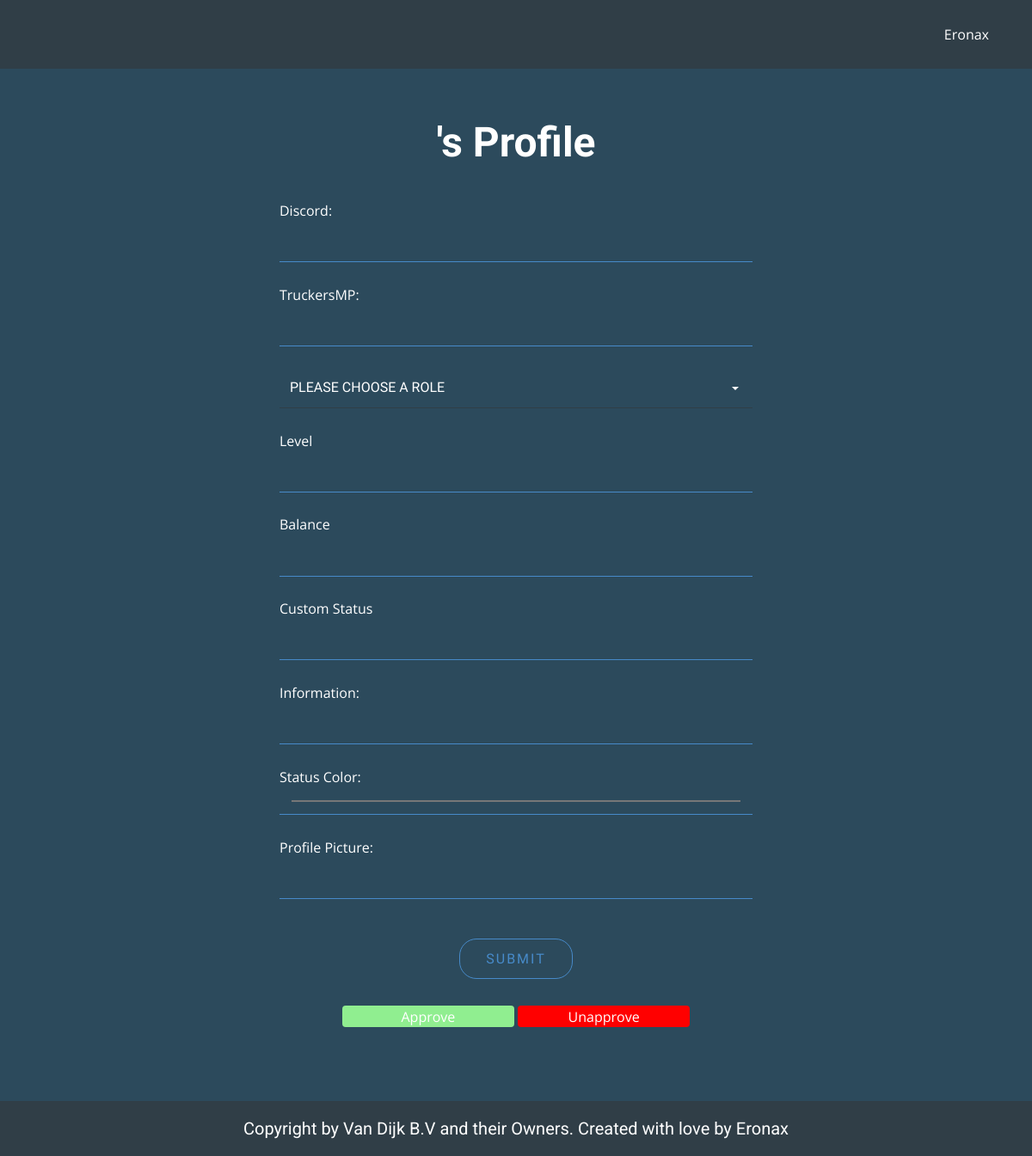
The app's page /staff_edit.php (signed in), older data.
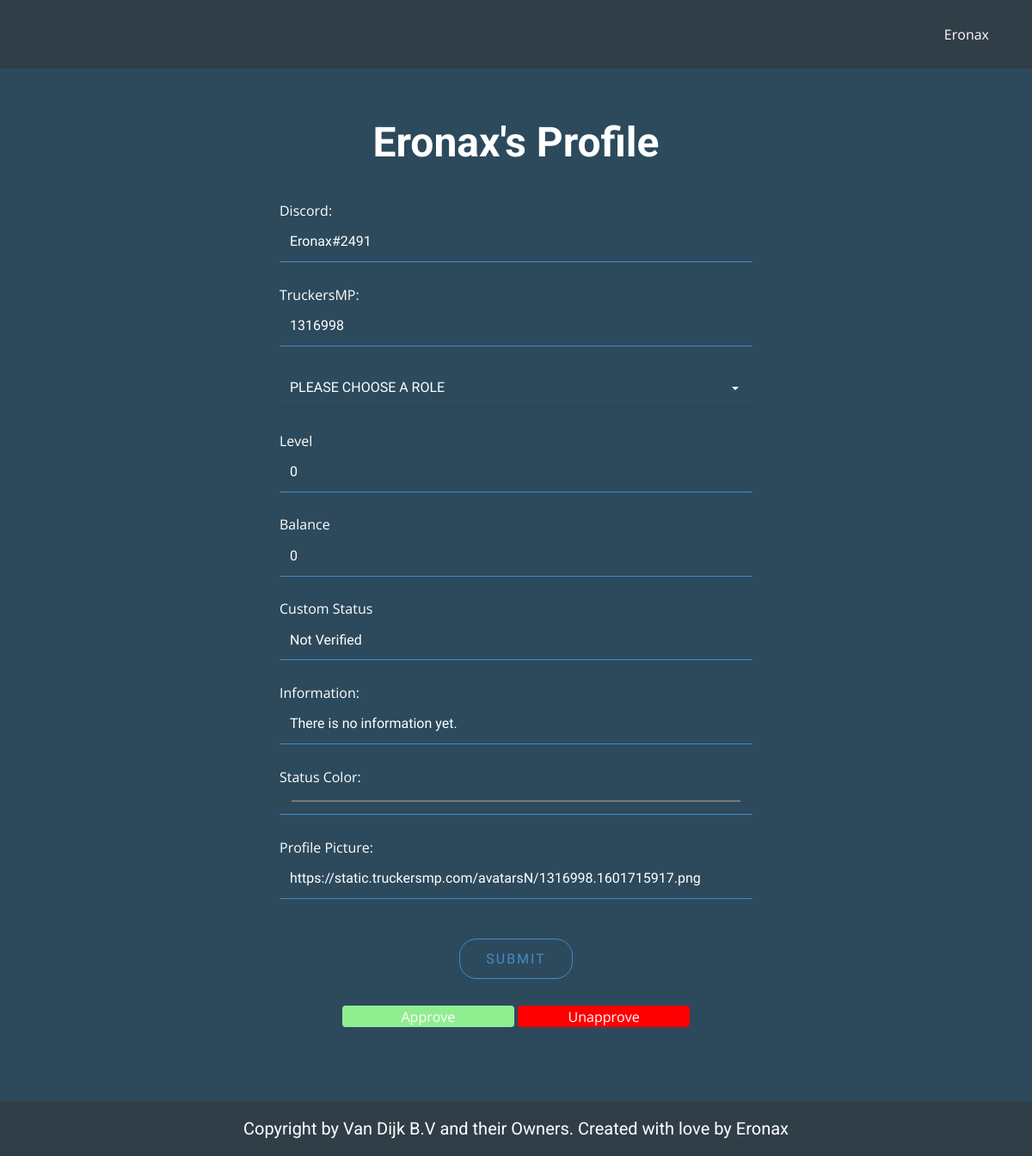
The same page, newer data.
### tables this page shows
CREATE TABLE IF NOT EXISTS `users` (
  `id` int(11) NOT NULL AUTO_INCREMENT,
  `username` tinytext NOT NULL,
  `password` tinytext NOT NULL,
  `role_id` int(11) NOT NULL DEFAULT 22,
  `status` tinytext NOT NULL DEFAULT 'Not Verified',
  `discord` tinytext NOT NULL,
  `truckersmp` int(50) NOT NULL,
  `user_pb` text NOT NULL DEFAULT 'https://moonvillageassociation.org/wp-content/uploads/2018/06/default-profile-picture1.jpg',
  `information_color` varchar(50) NOT NULL DEFAULT '#fffff',
  `information` text NOT NULL DEFAULT 'There is no information yet.',
  `last_online` timestamp NOT NULL DEFAULT current_timestamp(),
  `role_update` timestamp NOT NULL DEFAULT current_timestamp(),
  `updated_at` timestamp NOT NULL DEFAULT current_timestamp(),
  `created_at` timestamp NOT NULL DEFAULT current_timestamp(),
  PRIMARY KEY (`id`),
  UNIQUE KEY `username` (`username`) USING HASH,
  KEY `FK_users_roles` (`role_id`),
  CONSTRAINT `FK_users_roles` FOREIGN KEY (`role_id`) REFERENCES `roles` (`id`) ON DELETE NO ACTION ON UPDATE NO ACTION
);

CREATE TABLE IF NOT EXISTS `levels` (
  `id` int(11) NOT NULL AUTO_INCREMENT,
  `username` varchar(50) NOT NULL,
  `level` int(11) NOT NULL DEFAULT 0,
  `timestamp` timestamp NOT NULL DEFAULT current_timestamp() ON UPDATE current_timestamp(),
  PRIMARY KEY (`id`)
);

CREATE TABLE IF NOT EXISTS `banks` (
  `id` int(11) NOT NULL AUTO_INCREMENT,
  `user_id` int(11) NOT NULL,
  `username` varchar(50) NOT NULL,
  `balance` int(11) NOT NULL DEFAULT 0,
  `updated_at` timestamp NOT NULL DEFAULT current_timestamp() ON UPDATE current_timestamp(),
  `created_at` timestamp NOT NULL DEFAULT current_timestamp(),
  PRIMARY KEY (`id`)
);

### public/staff_edit.php (called while the page is built, shortened)
<?php
include '../app/database.php';
include '../app/config.php';
if (isset($_GET['id'])) {
    $current_id = $_GET['id'];
} else {
    $current_id = $_SESSION['id'];
}
$all_user_information = get_profile_information($con, $current_id);
$loggeduser = $_SESSION['name'];
$get_user_perms_edit = check_user_perms_edit($con, $loggeduser);
require '../views/staff_edit.view.php';

### app/database.php (called while the page is built, shortened)
<?php
function get_profile_information($con, $current_id)
{
    $query = "SELECT users.id, users.last_online, users.password, users.role_id AS 'roleid', users.username, users.status, tokens.token, users.discord, users.truckersmp, users.user_pb, users.information_color, users.information, users.created_at, roles.id AS 'role_id', roles.name AS 'role_name', roles.color AS 'role_color', levels.level, banks.balance, roles.perms AS 'perms'
    FROM users
    JOIN roles ON users.role_id=roles.id
    JOIN levels ON users.id=levels.id
    JOIN banks ON users.id=banks.id
    JOIN tokens on tokens.used_by=users.username
    WHERE users.id='$current_id'";
    $result = $con->query($query);
    $get_profile_information = $result->fetch_assoc();
    return $get_profile_information;
}
function check_user_perms_edit($con, $loggeduser)
{
    $query = "SELECT roles.perms
    FROM users
    JOIN roles ON users.role_id=roles.id
    WHERE users.username='$loggeduser'";
    $result = $con->query($query);
    $get_user_perms_edit = $result->fetch_assoc();
    return $get_user_perms_edit;
}

### views/staff_edit.view.php (the view, shortened to what the changed rows need)
<!DOCTYPE html>
<html style="font-size: 16px;">
<head>
  <link rel="stylesheet" href="../views/css/nicepage_add.css" media="screen">
  <link rel="stylesheet" href="../views/css/add.css" media="screen">
  <link rel="stylesheet" href="../views/css/button.css" media="screen">
</head>
<body class="u-body">
  <section class="u-align-center u-clearfix u-custom-color-2 u-section-1" id="sec-58b6">
    <div class="u-clearfix u-sheet u-sheet-1">
      <h1 class="u-text u-text-1"><?php echo $all_user_information['username'] ?>'s Profile</h1>
      <div class="u-form u-form-1">
        <form action="../app/classes/staff_edit.php?id=<?php echo $all_user_information['id'] ?>" method="POST" class="u-clearfix u-form-spacing-20 u-inner-form" style="padding: 10px" source="custom" name="form">
          <div class="u-form-group u-form-name">
            <label for="name-3b9a" class="u-label">Discord:</label>
            <input type="text" value="<?php echo $all_user_information['discord'] ?>" id="name-3b9a" name="discord" class="u-border-1 u-border-no-left u-border-no-right u-border-no-top u-border-palette-1-base u-custom-font u-font-raleway u-input u-input-rectangle u-input-1" required="">
          </div>
          <br>
          <div class="u-form-group u-form-name">
            <label for="name-3b9a" class="u-label">TruckersMP:</label>
            <input type="text" value="<?php echo $all_user_information['truckersmp'] ?>" id="name-3b9a" name="truckersmp" class="u-border-1 u-border-no-left u-border-no-right u-border-no-top u-border-palette-1-base u-custom-font u-font-raleway u-input u-input-rectangle u-input-1" required="">
          </div>
          <br>
          <br>
          <div class="u-form-group u-form-group-3">
            <label for="text-8b2a" class="u-label">Level</label>
            <input type="text" value="<?php echo $all_user_information['level'] ?>" id="text-8b2a" name="level" class="u-border-1 u-border-no-left u-border-no-right u-border-no-top u-border-palette-1-base u-custom-font u-font-raleway u-input u-input-rectangle u-input-1" required="">
          </div>
          <br>
          <div class="u-form-group u-form-group-3">
            <label for="text-8b2a" class="u-label">Balance</label>
            <input type="text" value="<?php echo $all_user_information['balance'] ?>" id="text-8b2a" name="balance" class="u-border-1 u-border-no-left u-border-no-right u-border-no-top u-border-palette-1-base u-custom-font u-font-raleway u-input u-input-rectangle u-input-1" required="" <?php if ($get_user_perms_edit['perms'] < 89) { ?> disabled <?php } ?>>
          </div>
          <br>
          <div class="u-form-group u-form-group-3">
            <label for="text-8b2a" class="u-label">Custom Status</label>
            <input type="text" value="<?php echo $all_user_information['status'] ?>" id="text-8b2a" name="status" class="u-border-1 u-border-no-left u-border-no-right u-border-no-top u-border-palette-1-base u-custom-font u-font-raleway u-input u-input-rectangle u-input-1" required="" <?php if ($get_user_perms_edit['perms'] < 89) { ?> disabled <?php } ?>>
          </div>
          <br>
          <div class="u-form-email u-form-group">
            <label for="email-3b9a" class="u-label">Information:</label>
            <input type="text" value="<?php echo $all_user_information['information'] ?>" id="email-3b9a" name="information" class="u-border-1 u-border-no-left u-border-no-right u-border-no-top u-border-palette-1-base u-custom-font u-font-raleway u-input u-input-rectangle u-input-1" required="">
          </div>
          <br>
          <div class="u-form-group u-form-group-3">
            <label for="text-8b2a" class="u-label">Status Color:</label>
            <input type="color" value="<?php echo $all_user_information['information_color'] ?>" id="text-8b2a" name="information_color" class="u-border-1 u-border-no-left u-border-no-right u-border-no-top u-border-palette-1-base u-custom-font u-font-raleway u-input u-input-rectangle u-input-1" required="">
          </div>
          <br>
          <div class="u-form-group u-form-group-3">
            <label for="text-8b2a" class="u-label">Profile Picture:</label>
            <input type="text" value="<?php echo $all_user_information['user_pb'] ?>" id="text-8b2a" name="user_pb" class="u-border-1 u-border-no-left u-border-no-right u-border-no-top u-border-palette-1-base u-custom-font u-font-raleway u-input u-input-rectangle u-input-1" required="">
          </div>
          <br>
        </form>
        <?php if ($get_user_perms_edit['perms'] > 99) { ?>
          <button class="button_blue" style="vertical-align:middle; width: 200px; background-color: lightgreen;" data-href="../app/classes/approve.php?id=<?php echo $_GET['id'] ?>"><span>Approve</span></button>
          <button class="button_blue" style="vertical-align:middle; width: 200px; background-color: red;" data-href="../app/classes/unapprove.php?id=<?php echo $_GET['id'] ?>"><span>Unapprove</span></button>
        <?php } ?>
      </div>
      <br>
    </div>
  </section>
</body>
</html>

Row changes from the older to the newer data that the page shows:
now on this page (row edited): users: username "Eronax", discord "Eronax#2491", truckersmp "1316998", level "0", balance "0", status "Not Verified", information "There is no information yet.", information_color "#000000", user_pb "https://static.truckersmp.com/avatarsN/1316998.1601715917.png"
Text that changed along with them:
form field information_color: "#000000" → (not shown)
